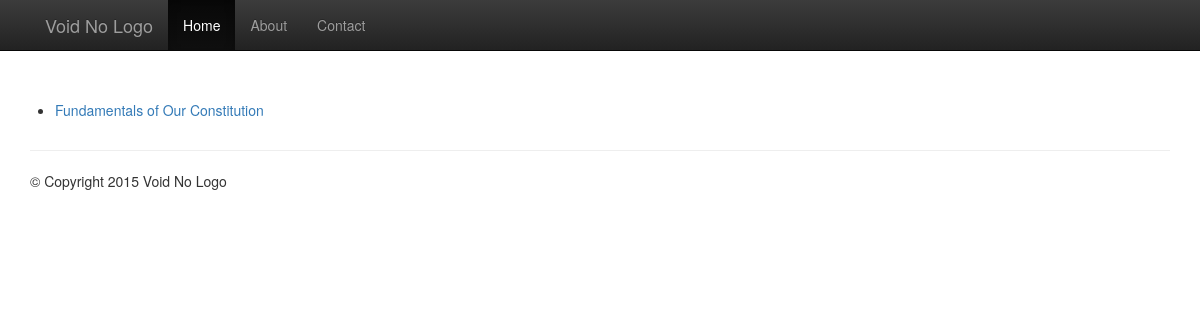
The app's page /book/, older data.
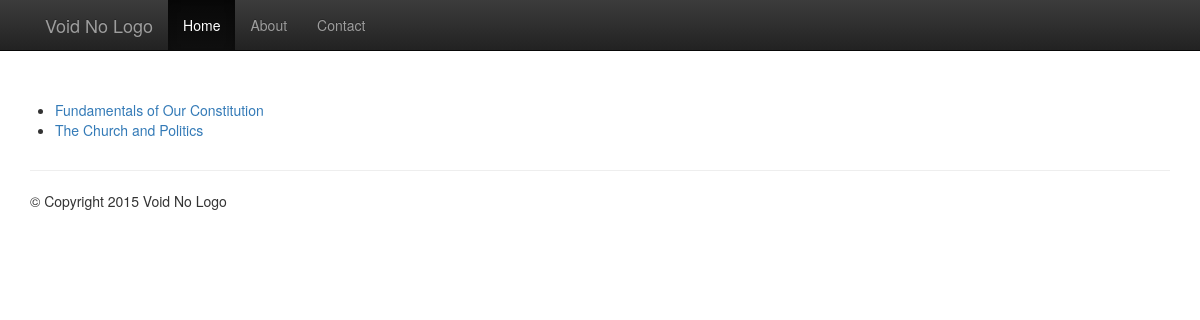
The same page, newer data.
### book/models.py (models this page shows, shortened)
class Article(models.Model):
    title = models.CharField(max_length=200)
    sub_title = models.CharField(max_length=200, null=True, blank=True)
    author = models.ForeignKey(Author)
    source = models.ForeignKey(Source)
    file_path = models.CharField(max_length=200)

### book/views.py (the view)
def index(request):
    articles = Article.objects.order_by('title')
    context = {'articles': articles}
    return render(request, 'book/index.html', context)

### book/templates/book/index.html
{% extends "base.html" %}
{% block content %}
  <div class="row">
    <article class="col-md-8">
      {% if articles %}
        <ul>
          {% for article in articles %}
            <li><a href="{% url 'book:article' article.id %}">{{ article.title }}</a></li>
          {% endfor %}
        </ul>
      {% else %}
        <p>No articles available.</p>
      {% endif %}
    </article>
  </div>
{% endblock %}

Row changes from the older to the newer data that the page shows:
added Article: title "The Church and Politics"
